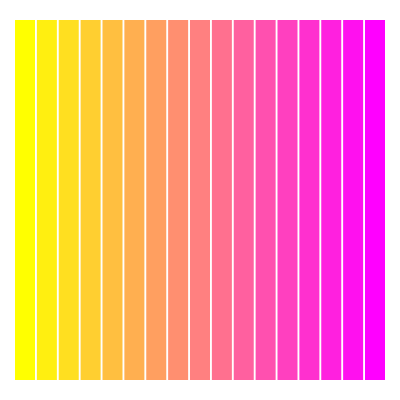
Frame 1 (no input)
Frame 60 (no input): identical to frame 1, image omitted
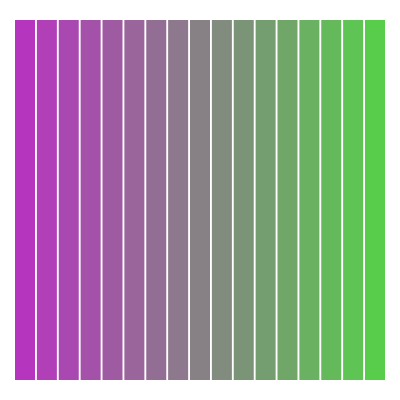
Frame 120 (the mouse pressed at the canvas centre since frame 60)

The p5.js sketch that drew these frames (run headless with seeded random() and noise() and a simulated clock; from frame 60 on, the mouse is pressed at the canvas centre):

// p5.js sketch
// ── sketch.js
// var Bar Gradient

/*
Using iteration, generate a gradient that varerpolates 
from one fill var to another across exactly 17 rectangles. 
You may find it helpful to learn about your environment’s lerp() 
function. Implement some code that randomizes the two end-vars 
whenever the user clicks the mouse.
*/

var nRectangles = 17; 
var varA;
var varB;

function setup() {
  createCanvas(400, 400);
  varA = color(255,255,0)
  varB = color(255, 0, 255);
}


function draw() {
  background(255);
  rectMode(CENTER); 
  noStroke(); 
  
  for (var i=0; i<nRectangles; i=i+1) {
    var fraction = i/(nRectangles-1);
    var aBarvar = lerpColor(varA, varB, fraction);
    var barX = map(i, 0,nRectangles-1, 25,width-25); 
    
    fill(aBarvar);
    rect(barX, height/2, 20,360);
  }
}

function mousePressed() {
  varA = color(random(0, 255), random(0, 255), random(0, 255));
  varB = color(random(0, 255), random(0, 255), random(0, 255));
}
